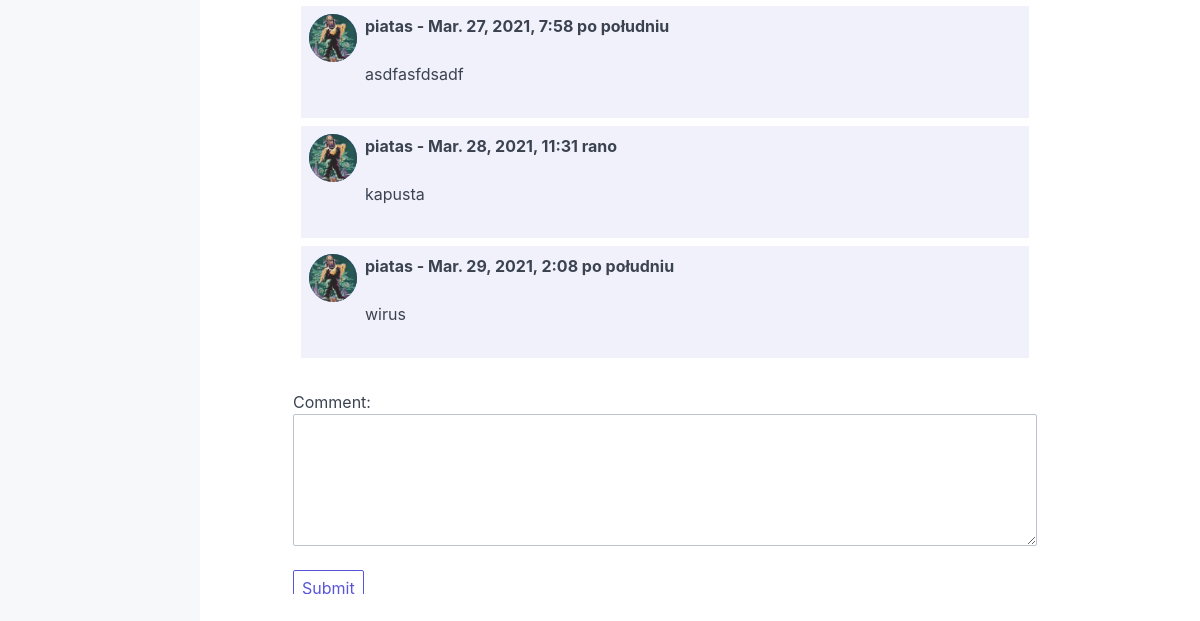
The page /article/1/ (signed in, lower part) on the database as committed earlier.
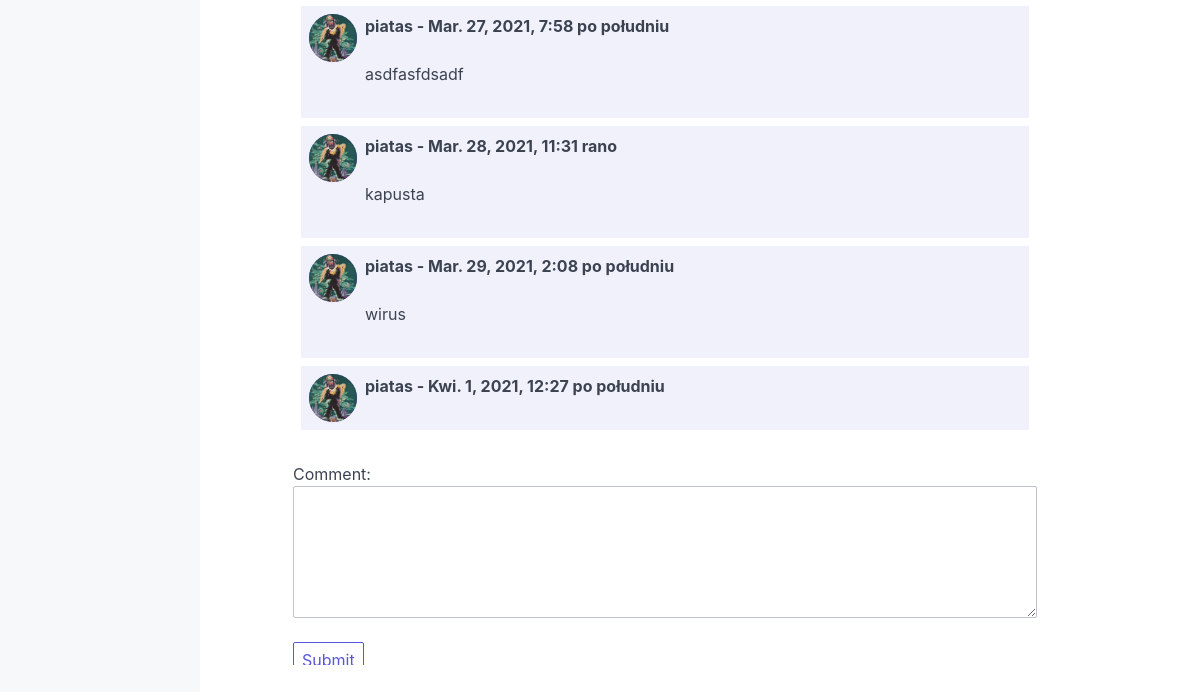
The same page on the database as committed later.
### articles/models.py (models this page shows, shortened)
class Comment(models.Model):
    article = models.ForeignKey(Article, on_delete=models.CASCADE)
    user = models.ForeignKey(User, on_delete=models.SET_NULL, null=True)
    content = models.TextField(verbose_name='comment')
    email = models.EmailField(max_length=256, verbose_name='e-mail', default='')
    publication_datetime = models.DateTimeField(auto_now_add=True)
    status = models.CharField(
        max_length=8,
        choices=PUBLICATION_STATUSES,
        default='accepted',
        )

class Profile(models.Model):
    user = models.OneToOneField(User, null=True, on_delete=models.CASCADE)
    image = models.ImageField(default='default.jpg', upload_to='profile_pics')
    rate = models.FloatField(null=True)
    logged = models.BooleanField(default=False)

### articles/views.py (the view)
# urls.py: path('article/<int:pk>/', ArticleDetailView.as_view(), name='article-detail'),
class ArticleDetailView(LoginRequiredMixin, DetailView):
    model = apps.get_model('articles.Article')
    def get_context_data(self, **kwargs):
        context = super().get_context_data(**kwargs)
        context['form'] = CommentCreateForm()
        return context

### articles/forms.py
class CommentCreateForm(forms.ModelForm):
    class Meta:
        model = Comment
        fields = [
            'content',
            ]
    def __init__(self, *args, **kwargs):
        super().__init__(*args, **kwargs)
        self.fields['content'].widget.attrs.update({
            'class': 'form-input',
            'rows': 5,
            })
        self.fields['content'].required = False

### articles/templates/articles/article_detail.html (shortened to what this page needs)
{% extends 'base.html' %}
{% block content %}
<br>
<div>
    {% for comment in article.comment_set.all %}
    {% if comment.status == 'accepted'%}
    <div class="tile bg-secondary p-2 m-2">
        <div class="tile-icon">
            <figure class="avatar avatar-lg">
                <img class="icon icon-file" src="{{ comment.user.profile.image.url }}" />
            </figure>
        </div>
        <div class="tile-content">
            <p class="tile-title">
                <strong>
                {{ comment.user }} - {{comment.publication_datetime}}
                </strong>
            </p>
            <p class="tile-subtitle">
                {{ comment.content }}
            </p>
        </div>
    </div>
    {% endif %}
    {% endfor %}
    <br>
    <form method="post" action="{% url 'articles:comment-create' article.id %}">
        <div class="form-group">
            {{ form.as_p }}
        </div>
        <input class='btn' type="submit" value="Submit">
    </form>
</div>
{% endblock %}

Rows that differ between the two databases and show on the page:
added Comment: user.profile.image (picture), user "piatas", publication_datetime "Kwi. 1, 2021, 12:27 po południu"
